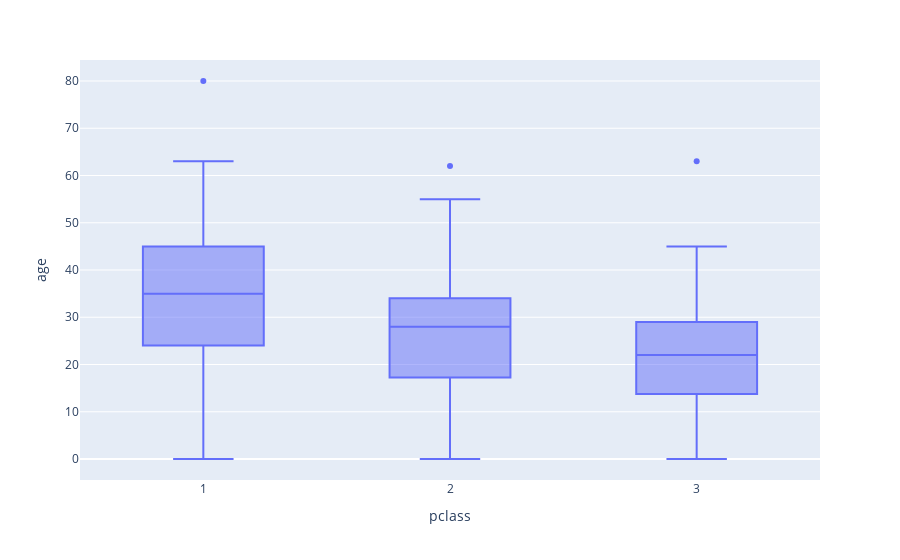

Source (notebook cell):
### Code cell
criarBoxplot(dfTitanicLimpo.query("survival == 1"), "pclass", "age")

### Figure 1 — Plotly figure (JSON) as saved in the notebook; plotly's stock layout.template omitted (floating-point values rounded to 4 significant figures; data arrays with more than 128 entries replaced by an {"elided": "..."} marker saying what was removed)
{"data": [{"hovertemplate": "pclass=%{x}<br>age=%{y}", "showlegend": false, "legendgroup": "", "name": "", "yaxis": "y", "y": {"elided": "288 int values"}, "hoverlabel": {"namelength": 0}, "offsetgroup": "", "xaxis": "x", "y0": " ", "marker": {"color": "#636efa"}, "x": {"elided": "288 int values"}, "alignmentgroup": "True", "type": "box", "x0": " ", "notched": false, "orientation": "v"}], "layout": {"boxmode": "group", "yaxis": {"domain": [0, 1], "anchor": "x", "title": {"text": "age"}}, "xaxis": {"domain": [0, 1], "anchor": "y", "title": {"text": "pclass"}}, "margin": {"t": 60}, "legend": {"tracegroupgap": 0}}}
